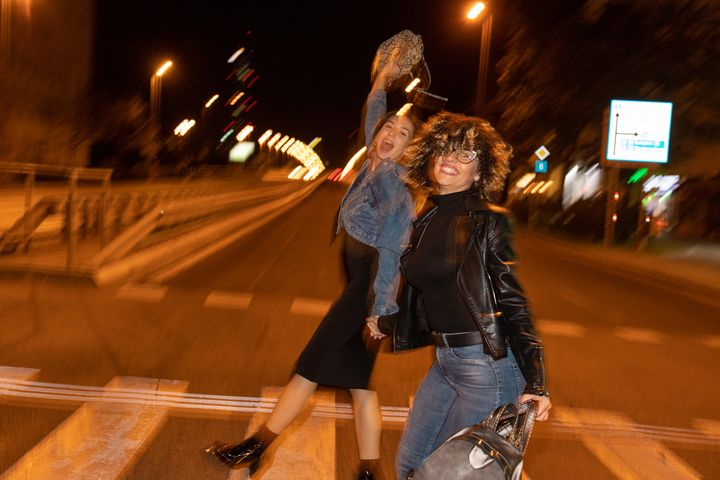
//> input picture 622f2f6d1e0000391e1b0262.jpg, 720 x 480 px
$ ./FocusMask2 622f2f6d1e0000391e1b0262.jpg   (built with g++ and OpenCV 4)
//> lines starting //> are read from the running program, lines starting //| are printed output that depends on the picture; after the words box and inside, x2 and y2 are one past the last pixel; in counts of white or black regions, pixels touching at a corner belong together
//> further down, img is the input picture: 480 rows x 720 cols, CV_8UC3; mean B, G, R 23.6, 54.2, 102
#include <iostream>
#include <vector>
#include <opencv2/opencv.hpp>
#include <opencv2/highgui.hpp>
#include <opencv2/imgproc.hpp>
#include <filesystem>
#include <iostream>
#include <vector>

using namespace std;
namespace fs = std::filesystem;

std::vector<cv::Mat> getMasks(const cv::Mat& img) {
    // Convert the image to grayscale
    cv::Mat gray;
    cv::cvtColor(img, gray, cv::COLOR_BGR2GRAY);

    // Threshold the grayscale image
    cv::threshold(gray, gray, 128, 255, cv::THRESH_BINARY);

    // Find contours in the thresholded image
    std::vector<std::vector<cv::Point>> contours;
    cv::findContours(gray, contours, cv::RETR_EXTERNAL, cv::CHAIN_APPROX_SIMPLE);

    // Create masks for each contour
    std::vector<cv::Mat> masks;
    for (const auto& contour : contours) {
        cv::Mat mask = cv::Mat::zeros(img.size(), CV_8U);
        cv::drawContours(mask, std::vector<std::vector<cv::Point>>{contour}, 0, cv::Scalar(255), cv::FILLED);
        masks.push_back(mask);
    }

    return masks;
}

// Function for morphological operations on a mask
cv::Mat morphology(const cv::Mat& msk) {
    // Erosion operation
    cv::Mat kernel = cv::getStructuringElement(cv::MORPH_ELLIPSE, cv::Size(5, 5));
    cv::erode(msk, msk, kernel, cv::Point(-1, -1), 1);

    // Closing operation
    kernel = cv::getStructuringElement(cv::MORPH_ELLIPSE, cv::Size(3, 3));
    cv::morphologyEx(msk, msk, cv::MORPH_CLOSE, kernel);

    // Thresholding
    cv::threshold(msk, msk, 128, 255, cv::THRESH_BINARY);

    return msk;
}

cv::Mat removeBorder(const cv::Mat& msk, int width = 50) {
    cv::Mat result = msk.clone();

    // Define border dimensions
    int dh = msk.rows / width;
    int dw = msk.cols / width;

    // Set the top, bottom, left, and right borders to 255
    result.rowRange(0, dh).setTo(cv::Scalar(255));
    result.rowRange(result.rows - dh, result.rows).setTo(cv::Scalar(255));
    result.colRange(0, dw).setTo(cv::Scalar(255));
    result.colRange(result.cols - dw, result.cols).setTo(cv::Scalar(255));

    return result;
}

// Function to create a blur mask with additional processing
std::tuple<cv::Mat, double, bool> blurMask(const cv::Mat& img) {
    cv::Mat msk = img.clone();
    double val = 0.0;
    bool blurry = false;

    // Invert the mask and adjust intensity levels
    cv::Mat invertedMask;
    cv::convertScaleAbs(255 - (255 * msk / cv::norm(msk, cv::NORM_INF)), invertedMask);
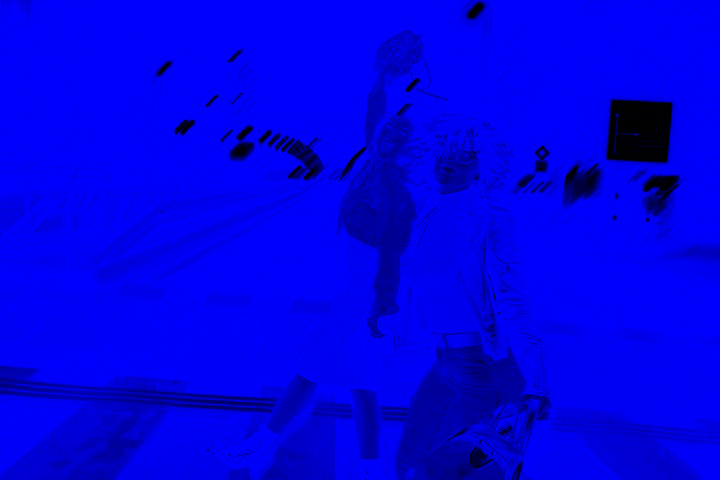
//> invertedMask: 480 rows x 720 cols, CV_8UC3; mean B, G, R 231.4, 0, 0
    cv::threshold(invertedMask, invertedMask, 50, 255, cv::THRESH_BINARY);
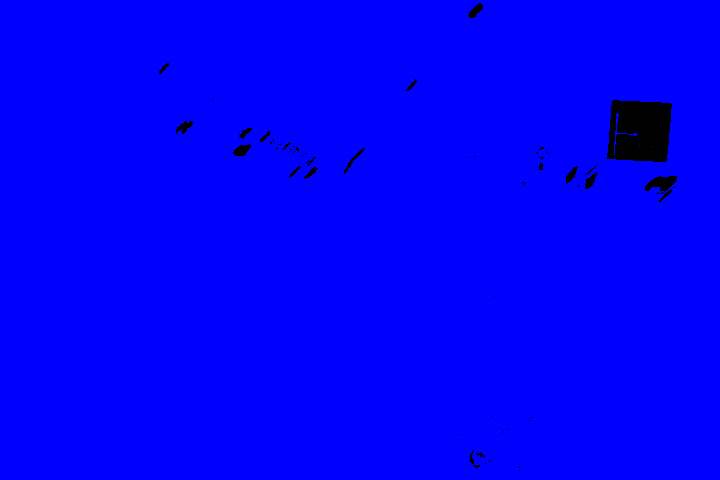
//> invertedMask: 480 rows x 720 cols, CV_8UC3; mean B, G, R 251.3, 0, 0
    cv::threshold(invertedMask, invertedMask, 127, 255, cv::THRESH_BINARY_INV);
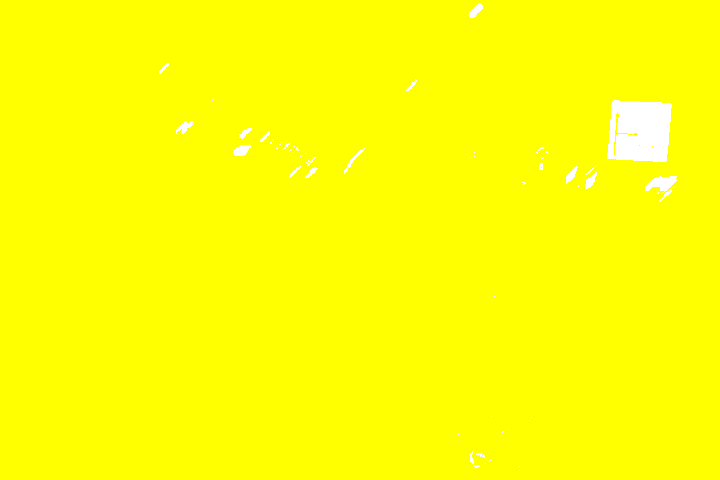
//> invertedMask: 480 rows x 720 cols, CV_8UC3; mean B, G, R 3.7, 255, 255

    // Remove borders from the mask
    cv::Mat borderRemovedMask = removeBorder(invertedMask);
//> in removeBorder, `result.colRange(result.cols - dw, result.cols).setTo(cv::Scalar(255));`:
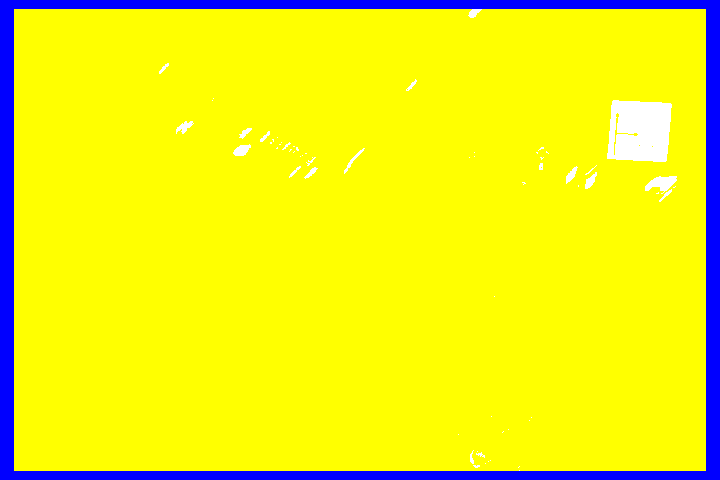
//> result: 480 rows x 720 cols, CV_8UC3; mean B, G, R 22.8, 235.9, 235.9

    // Apply morphological operations
    cv::Mat processedMask = morphology(borderRemovedMask);
//> in morphology, `cv::erode(msk, msk, kernel, cv::Point(-1, -1), 1);`:
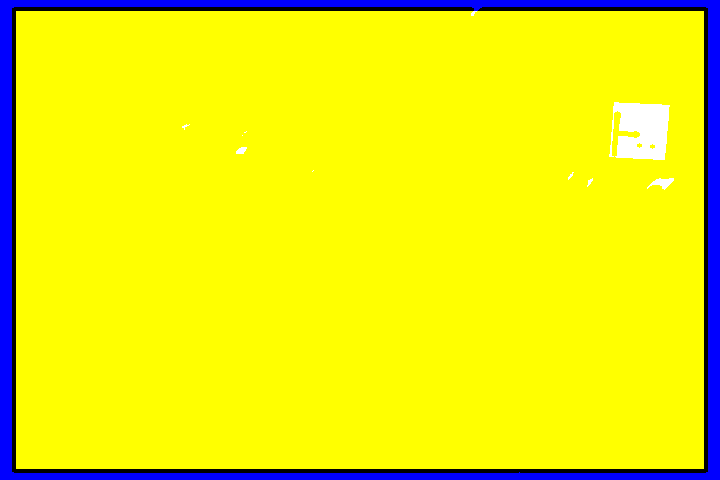
//> msk: 480 rows x 720 cols, CV_8UC3; 3.23% of pixels changed, all inside (x1, y1, x2, y2) = (12, 7, 708, 473)
//> in morphology, `cv::morphologyEx(msk, msk, cv::MORPH_CLOSE, kernel);`: msk: 480 rows x 720 cols, CV_8UC3; 20 pixels changed, all inside (x1, y1, x2, y2) = (12, 8, 708, 472)

    // Calculate the percentage of the image that is blurry
    double result = cv::sum(processedMask)[0] / (255.0 * processedMask.size().area());
//> result = 0.0703
    std::cout << static_cast<int>(100 * result) << "% of input image is not blurry" << std::endl;
//| 7% of input image is not blurry

    return std::make_tuple(processedMask, result, blurry);
}

int main(int argc, char* argv[]) {
    // Check if the correct number of command-line arguments is provided
    if (argc != 2) {
        cerr << "Usage: " << argv[0] << " <file_path>" << endl;
        return 1;
    }

    const string filePath = argv[1];

    // Check if the file exists
    if (!fs::exists(filePath)) {
        cerr << "Error: The specified file does not exist." << endl;
        return 1;
    }

    // Use the specified image file
    cv::Mat img = cv::imread(filePath);

    // Obtain the blur mask and its value
    auto [msk, val, blurry] = blurMask(img);
//> val = 0.0703; blurry = false

    // Display the original image and the blur mask
    cv::imshow("img", img);
    cv::imshow("msk", msk);
    cv::waitKey(0);


    return 0;
}
